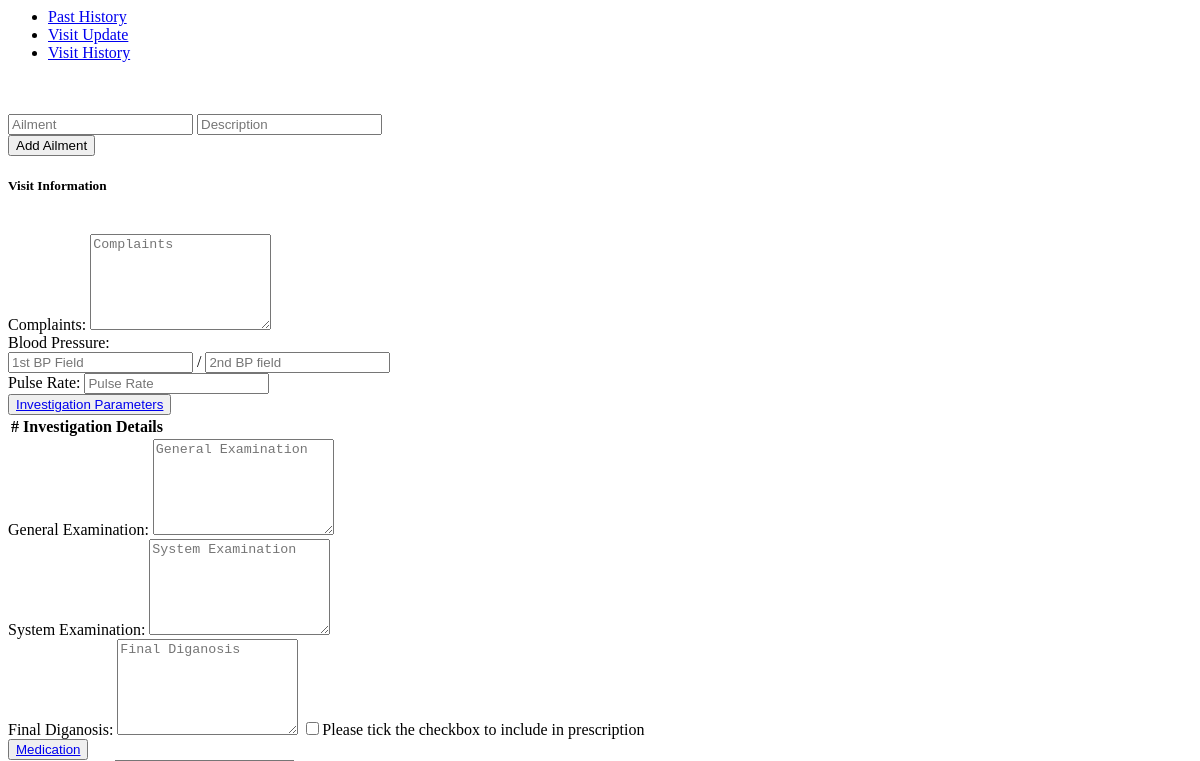
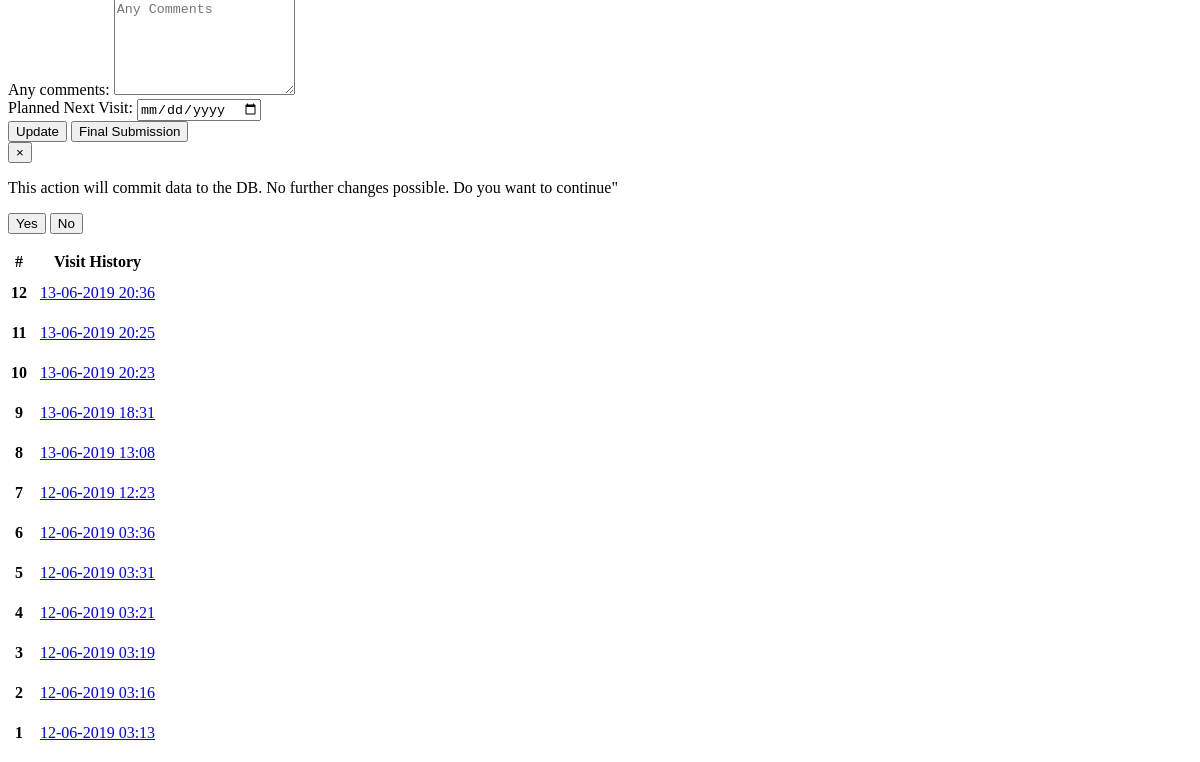
The app's page /includes/tabs.php?user_id=3, older data (2 pictures, top to bottom).
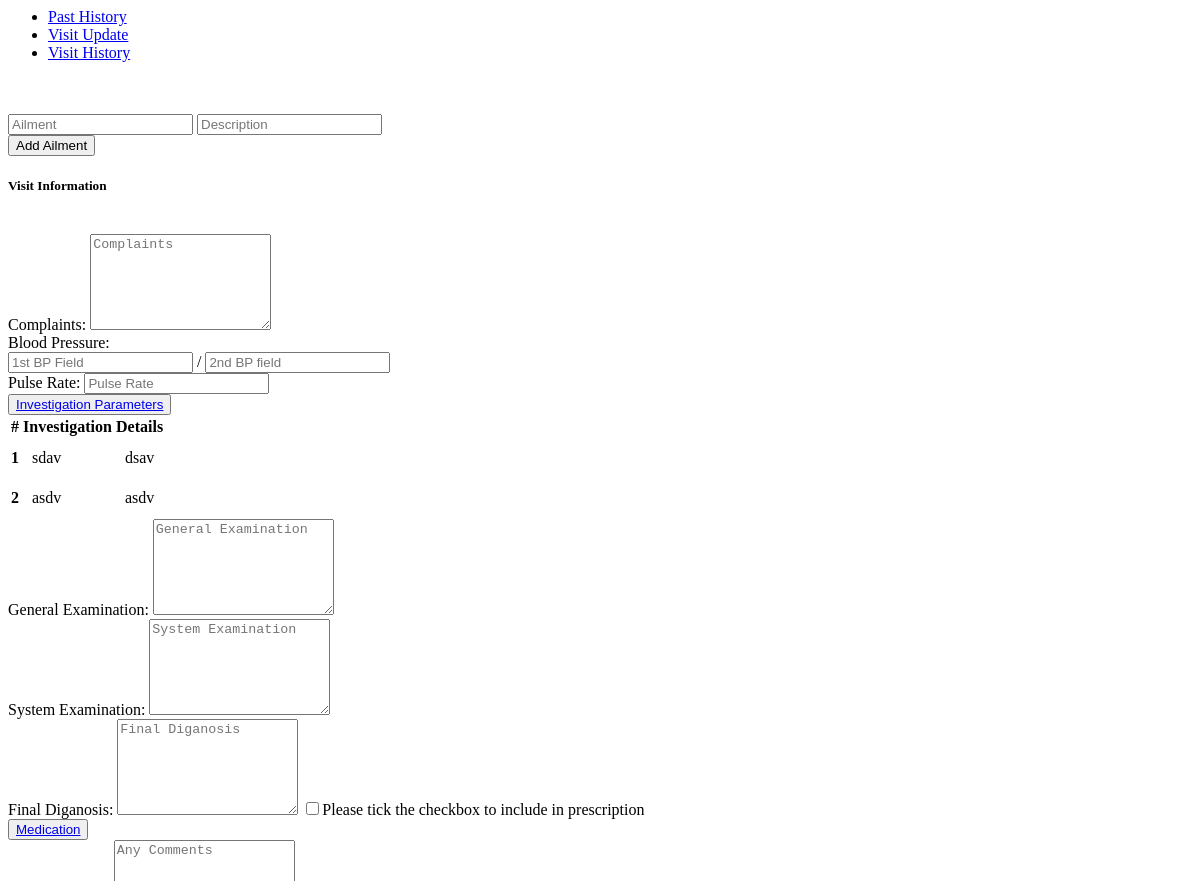
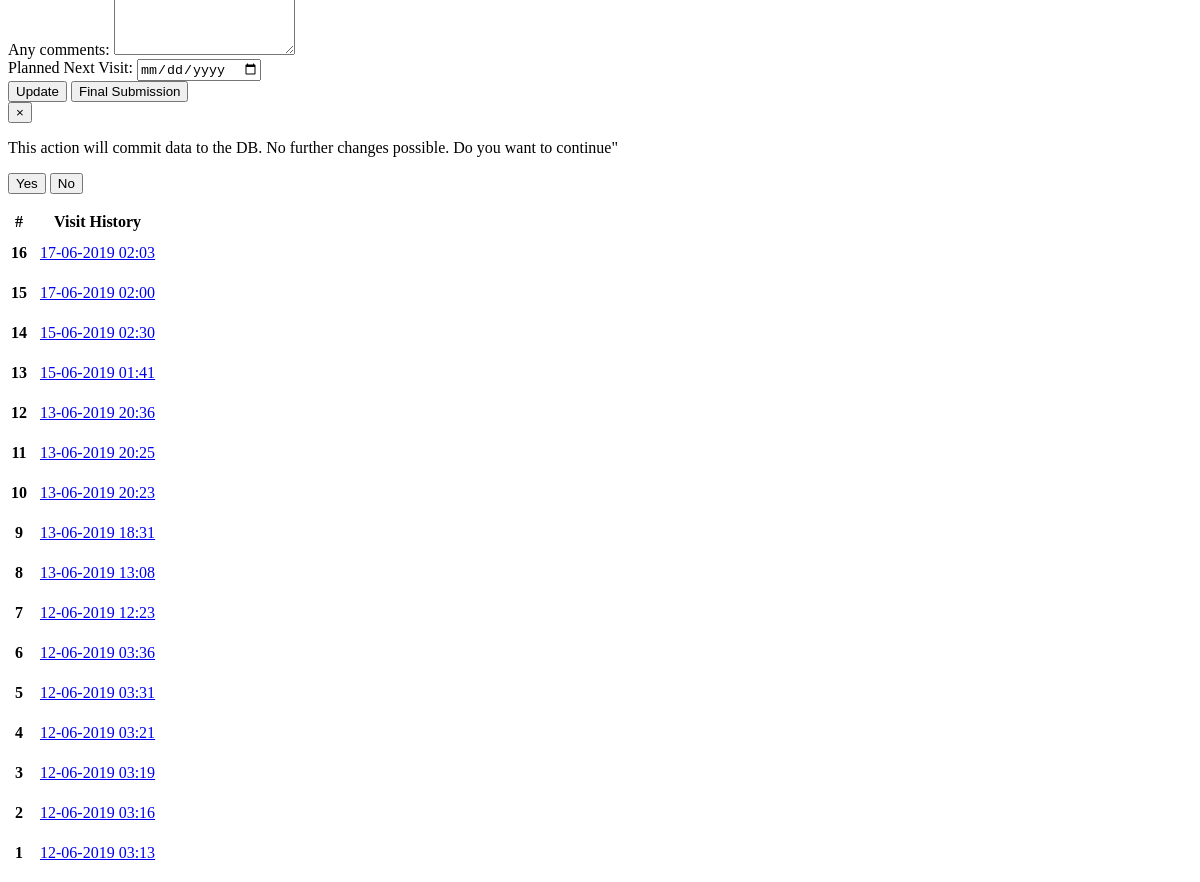
The same page, newer data (2 pictures, top to bottom).
### tables this page shows
CREATE TABLE `visit` (
  `visit_id` int(11) NOT NULL,
  `user_id` int(11) NOT NULL,
  `complaints` text NOT NULL,
  `bp1` text NOT NULL,
  `bp2` text NOT NULL,
  `pulse` text NOT NULL,
  `ge` text NOT NULL,
  `se` text NOT NULL,
  `fd` text NOT NULL,
  `fcheck` text NOT NULL,
  `comments` text NOT NULL,
  `next_appointment` date NOT NULL,
  `current_appointment` varchar(255) NOT NULL
);

CREATE TABLE `investigation` (
  `id` int(3) NOT NULL,
  `user_id` int(3) NOT NULL,
  `name` varchar(255) NOT NULL,
  `detail` text NOT NULL,
  `p_date` varchar(255) NOT NULL,
  `final_sub` int(3) NOT NULL DEFAULT '0'
);

### includes/visithistory.php (the view, shortened to what this page needs)
<?php
 include "db.php";
$uid = $_GET['user_id'];
$sql = "SELECT * FROM visit WHERE user_id='$uid' order by current_appointment desc";
$select_user_query = mysqli_query($connection, $sql);
 if($select_user_query){
  $rowcount=mysqli_num_rows($select_user_query);
 }
 ?>
<table class="table">
  <thead class="blue white-text">
    <tr>
      <th scope="col">#</th>
      <th scope="col">Visit History</th>
    </tr>
  </thead>
  <tbody>
      <?php
while($row = mysqli_fetch_array($select_user_query)){
    $current_appointment = $row['current_appointment'];
      ?><tr>
      <th scope="row"><?php echo "$rowcount";  ?></th>
          <td><a href="report.php?user_id=<?php echo $uid; ?>&current_appointment=<?php echo $current_appointment; ?>"> <?php echo "$current_appointment";  ?></a></td> </tr>
     <?php   $rowcount = $rowcount - 1;
 }
?>
  </tbody>
</table>
  </div>
</div>

### includes/tabs.php (shortened to what this page needs)
<ul class="nav nav-tabs" id="myTab" role="tablist">
  <li class="nav-item">
    <a class="nav-link active" id="home-tab" data-toggle="tab" href="#home" role="tab" aria-controls="home"
      aria-selected="true">Past History</a>
  </li>
  <li class="nav-item">
    <a class="nav-link" id="profile-tab" data-toggle="tab" href="#profile" role="tab" aria-controls="profile"
      aria-selected="false">Visit Update</a>
  </li>
  <li class="nav-item">
    <a class="nav-link" id="contact-tab" data-toggle="tab" href="#contact" role="tab" aria-controls="contact"
      aria-selected="false">Visit History</a>
  </li>
</ul>
<div class="tab-content" id="myTabContent">
  <div class="tab-pane fade show active" id="home" role="tabpanel" aria-labelledby="home-tab">
<br><br>
<?php
include "ailments.php";
?>
</div>
  <div class="tab-pane fade" id="profile" role="tabpanel" aria-labelledby="profile-tab">
  <?php
           include "visitupdate.php";
           ?>
</div>
  </div>
  <div class="tab-pane fade" id="contact" role="tabpanel" aria-labelledby="contact-tab">
<?php
include "visithistory.php";
?>

### includes/ailments.php (shortened to what this page needs)
<?php
$user_id =  $_GET['user_id'];
?>
<form name="form1" class="text-center border border-light p-5">
    <input type="text" id="txtnameins" class="form-control mb-4" placeholder="Ailment">
<input type="text" id="txtcityins" class="form-control mb-4" placeholder="Description">
<div class="text-center">
<input type="button" id="but1" class="btn" value="Add Ailment" onClick="ins();">
</div>
</form>

### includes/visitupdate.php (shortened to what this page needs)
<?php
$flag = $_GET['flag'];
 $admin_id=$_GET['admin_id'];
 $p_date = $_GET["p_date"];
?>
<div class="card">
    <h5 class="card-header info-color white-text text-center py-4">
        <strong>Visit Information</strong>
    </h5>
<br>
    <div class="card-body px-lg-5 pt-0">
  <form method="post" action="visitDetails.php?admin_id=<?php echo "$admin_id"; ?>&p_date=<?php echo "$p_date"; ?>" >
    <div class="form-group">
        <label for="complaints">Complaints: </label>
        <textarea type="text" name="complaints" rows="6"  class="form-control" id="complaints" placeholder="Complaints"><?php  if($flag==1){ echo "$complaints";}  ?></textarea>
    </div>
    <div class="form-group">
         <label for="bp1">Blood Pressure: </label>
         <div class="form-inline">
         <input type="number" value= "<?php  if($flag==1){ echo "$bp1";}  ?>" name="bp1" class="form-control" id="bp1" placeholder="1st BP Field"> /
         <input type="number" name="bp2" value= "<?php  if($flag==1){ echo "$bp2";}  ?>" class="form-control" id="bp2" placeholder="2nd BP field">
    </div>
   </div>
    <div class="form-group">
        <label for="ps">Pulse Rate: </label>
        <input type="number" name="pulse" value= "<?php  if($flag==1){ echo "$pulse";}  ?>" class="form-control" id="ps" placeholder="Pulse Rate">
    </div>
<button  class="btn"> <a href="<?php  echo "investigation/index.php?user_id=$user_id&p_date=$p_date"; ?>" class="btn btn-lg btn-success" >Investigation Parameters</a> </button>
<table class="table table-bordered">
  <thead>
    <tr>
      <th scope="col">#</th>
      <th scope="col">Investigation</th>
      <th scope="col">Details</th>
    </tr>
  </thead>
  <tbody>
      <?php
       $i = 1;
$sql = "SELECT * FROM investigation WHERE user_id='$user_id' AND p_date='$p_date'";
$select_user_query = mysqli_query($connection, $sql);
 while($row = mysqli_fetch_array($select_user_query)){
    $inname = $row['name'];
    $indet = $row['detail'];
?><tr>
      <th scope="row"><?php echo "$i"; ?></th>
      <td><?php echo "$inname";  ?></td>
      <td><?php echo "$indet";  ?></td>
    </tr>
    <?php
    $i =$i + 1;
}
    ?>
  </tbody>
</table>
     <div class="form-group">
        <label for="ge">General Examination: </label>
        <textarea type="text" name="ge" value= "" rows="6" class="form-control" id="ge" placeholder="General Examination"><?php  if($flag==1){ echo "$ge";}  ?></textarea>
    </div>
     <div class="form-group">
        <label for="se">System Examination: </label>
        <textarea type="text" name="se" rows="6" value= "" class="form-control" id="se" placeholder="System Examination"><?php  if($flag==1){ echo "$se";}  ?></textarea>
    </div>
    <div class="form-group">
        <label for="fd">Final Diganosis: </label>
        <textarea type="text" name="fd" value= "" rows="6" class="form-control" id="fd" placeholder="Final Diganosis"><?php  if($flag==1){ echo "$fd";}  ?></textarea>
<input type="checkbox" name="field1" value= "<?php  if($flag==1){ echo "$fcheck";} else{ echo "1";}  ?>">Please tick the checkbox to include in prescription
<br>
    </div>
    <button  class="btn"> <a href="<?php  echo "medication/index.php?user_id=$user_id&p_date=$p_date"; ?>" class="btn btn-lg btn-success" >Medication</a> </button>
      <div class="form-group">
        <label for="ac">Any comments: </label>
        <textarea type="text" value= "" rows="6" name="comments" class="form-control" id="ac" placeholder="Any Comments"><?php  if($flag==1){ echo "$comments";}  ?></textarea>
    </div>
       <div class="form-group">
        <label for="pnv">Planned Next Visit: </label>
        <input type="date" name="next_appointment" value= "<?php  if($flag==1){ echo "$next_appointment";}  ?>" class="form-control" id="pnv" placeholder="Planned Next Visit">
    </div>
   <div class="text-center">
    <input type="submit" value="Update" class="btn update" name="up" ></input>
   <button type="button" class="btn" data-toggle="modal" data-target="#myModal">Final Submission</button>
    </div>
<div id="myModal" class="modal fade" role="dialog">
  <div class="modal-dialog">
    <div class="modal-content">
      <div class="modal-header">
        <button type="button" class="close" data-dismiss="modal">&times;</button>
      </div>
      <div class="modal-body">
        <p>This action will commit data to the DB. No further changes possible. Do you want to continue"</p>
      </div>
      <div class="modal-footer">
        <input type="submit" value="Yes" class="btn sub" name="sub" ></input>
        <button type="button" class="btn" data-dismiss="modal">No</button>
      </div>
    </div>
  </div>
</div>
    </div>

### includes/ailments.php (style rules this page uses)
.tables th, table td { padding: 10px; text-align: left; }

Row changes from the older to the newer data that the page shows:
added investigation: name "sdav", detail "dsav"
added investigation: name "asdv", detail "asdv"
added visit: rowcount "16", current_appointment "17-06-2019 02:03"
added visit: rowcount "15", current_appointment "17-06-2019 02:00"
added visit: rowcount "14", current_appointment "15-06-2019 02:30"
added visit: rowcount "13", current_appointment "15-06-2019 01:41"
